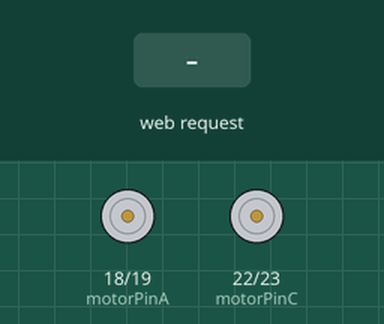
This sketch was run on a simulated ESP32. Parts: motor-driver pin pairs drawn as motors (green arrow = first pin HIGH = forward, orange = second pin HIGH = backward, longer = more drive). Inputs (shaded band) come from the test bench. What the sketch prints to the serial monitor is not drawn.

Above: at 1.2 s.
1.3 s: HTTP request GET /drive?x=1 received
At 1.6 s:
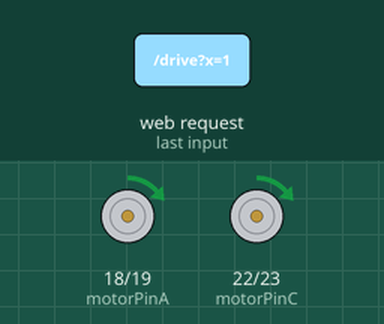
2.8 s: HTTP request GET /drive?x=120 received
At 3.9 s:
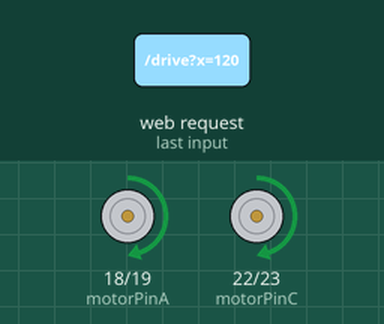
4.3 s: HTTP request GET /drive?y=1 received
At 5.1 s:
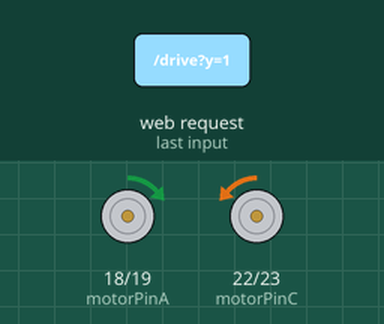
5.8 s: HTTP request GET /drive?y=120 received
At 6.2 s:
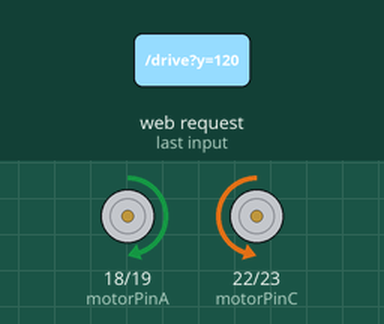
7.3 s: HTTP request GET /drive?x=1&y=1 received
At 8.5 s:
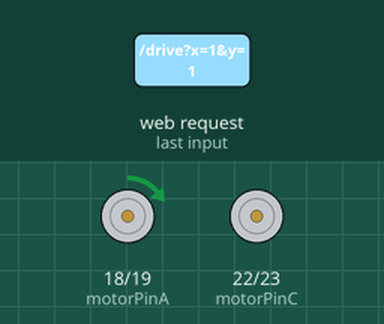
8.8 s: HTTP request GET /drive?x=120&y=120 received
At 9.7 s:
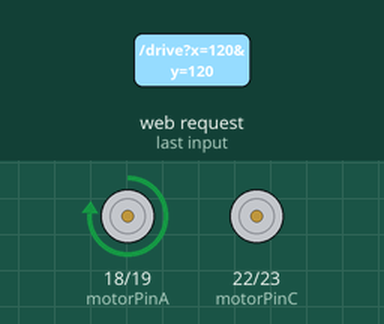
Timing chart, 0 to 11.3 s (numbered marks = the images above; inputs shaded):
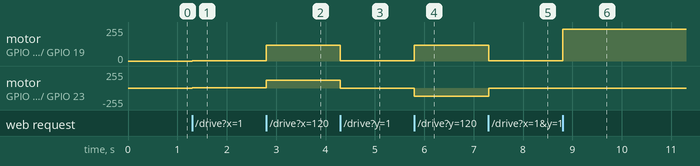

The sketch:

voiture_telecommander__robot.ino
```cpp
#include <WiFi.h>
#include <WebServer.h>


// --- Configuration des Pins ---
const int motorPinA = 18; const int motorPinB = 19;
const int motorPinC = 22; const int motorPinD = 23;


WebServer server(80);


// --- LA PAGE WEB (Le Joystick) ---
const char* html_page = R"=====(
<!DOCTYPE html>
<html>
<head>
  <meta charset="utf-8">
  <meta name="viewport" content="width=device-width, initial-scale=1, maximum-scale=1, user-scalable=no">
  <title>Robot Control</title>
  <style>
    body { background-color: #2c3e50; color: white; text-align: center; font-family: Arial, sans-serif; touch-action: none; margin: 0; padding-top: 50px; }
    #zone { width: 300px; height: 300px; background-color: #ecf0f1; border-radius: 20px; margin: 0 auto; position: relative; box-shadow: 0px 0px 20px rgba(0,0,0,0.5); }
    #stick { width: 80px; height: 80px; background-color: #e74c3c; border-radius: 50%; position: absolute; top: 110px; left: 110px; box-shadow: 0px 5px 10px rgba(0,0,0,0.3); }
    h1 { margin-bottom: 30px; }
  </style>
</head>
<body>
  <h1>Pilote ton Robot</h1>
  <div id="zone"><div id="stick"></div></div>


  <script>
    var zone = document.getElementById('zone');
    var stick = document.getElementById('stick');
    var isDragging = false;
    var lastSend = 0;


    function bouger(e) {
      if(!isDragging) return;
      e.preventDefault(); // Empêche l'écran de scroller sur téléphone

      var rect = zone.getBoundingClientRect();
      var clientX = e.touches ? e.touches[0].clientX : e.clientX;
      var clientY = e.touches ? e.touches[0].clientY : e.clientY;


      var x = clientX - rect.left;
      var y = clientY - rect.top;


      // Garder le joystick dans le carré
      x = Math.max(40, Math.min(x, 260));
      y = Math.max(40, Math.min(y, 260));


      stick.style.left = (x - 40) + 'px';
      stick.style.top = (y - 40) + 'px';


      // Ne pas saturer le robot : on envoie l'ordre toutes les 50ms
      var now = Date.now();
      if (now - lastSend > 50) {
        // Les mêmes calculs que dans App Inventor !
        var valX = Math.round((x - 150) * 1.7);
        var valY = Math.round((150 - y  ) * 1.7);
        fetch('/drive?x=' + valX + '&y=' + valY);
        lastSend = now;
      }
    }


    // Commandes Souris (PC)
    zone.addEventListener('mousedown', function(e){ isDragging = true; bouger(e); });
    window.addEventListener('mousemove', bouger);
    window.addEventListener('mouseup', arret);


    // Commandes Tactiles (Téléphone)
    zone.addEventListener('touchstart', function(e){ isDragging = true; bouger(e); }, {passive: false});
    window.addEventListener('touchmove', bouger, {passive: false});
    window.addEventListener('touchend', arret);


    function arret() {
      if(!isDragging) return;
      isDragging = false;
      stick.style.left = '110px';
      stick.style.top = '110px';
      fetch('/drive?x=0&y=0'); // Stoppe les moteurs
    }
  </script>
</body>
</html>
)=====";


void setup() {
  Serial.begin(115200);

  ledcAttach(motorPinA, 5000, 8); ledcAttach(motorPinB, 5000, 8);
  ledcAttach(motorPinC, 5000, 8); ledcAttach(motorPinD, 5000, 8);


  // Démarrage du WiFi
  WiFi.softAP("RobotJoystick", "12345678");
  Serial.println("Robot Pret ! IP: 192.168.4.1");


  // Envoi de la page Web (le joystick)
  server.on("/", []() {
    server.send(200, "text/html", html_page);
  });


  // Réception des ordres
  server.on("/drive", []() {
    int x = server.arg("x").toInt();
    int y = server.arg("y").toInt();


    piloter(y + x, y - x);
    server.send(200, "text/plain", "OK");
  });


  server.begin();
}


void loop() {
  server.handleClient();
}


// Fonction des moteurs (CORRIGÉE POUR INVERSER LE SENS)
void piloter(int g, int d) {
  g = constrain(g, -255, 255);
  d = constrain(d, -255, 255);


  // Moteur Gauche (Inversé)
  if (g > 0) {
    ledcWrite(motorPinA, abs(g)); ledcWrite(motorPinB, 0);
  } else if (g < 0) {
    ledcWrite(motorPinA, 0); ledcWrite(motorPinB, abs(g));
  } else {
    ledcWrite(motorPinA, 0); ledcWrite(motorPinB, 0);
  }


  // Moteur Droit (Inversé)
  if (d > 0) {
    ledcWrite(motorPinC, 0); ledcWrite(motorPinD, abs(d));
  } else if (d < 0) {
    ledcWrite(motorPinC, abs(d)); ledcWrite(motorPinD, 0);
  } else {
    ledcWrite(motorPinC, 0); ledcWrite(motorPinD, 0);
  }
}
```

Measured:
- after the input at 1.3 s, motor on GPIO 18 (motorPinA) / GPIO 19 (motorPinB), motor on GPIO 22 (motorPinC) / GPIO 23 (motorPinD): stopped → forward 1/255 at once
- after the input at 2.8 s, motor on GPIO 18 (motorPinA) / GPIO 19 (motorPinB), motor on GPIO 22 (motorPinC) / GPIO 23 (motorPinD): forward 1/255 → forward 120/255 at once
- after the input at 4.3 s, motor on GPIO 18 (motorPinA) / GPIO 19 (motorPinB): forward 120/255 → forward 1/255 at once; motor on GPIO 22 (motorPinC) / GPIO 23 (motorPinD): forward 120/255 → backward 1/255 at once
- after the input at 5.8 s, motor on GPIO 18 (motorPinA) / GPIO 19 (motorPinB): forward 1/255 → forward 120/255 at once; motor on GPIO 22 (motorPinC) / GPIO 23 (motorPinD): backward 1/255 → backward 120/255 at once
- after the input at 7.3 s, motor on GPIO 18 (motorPinA) / GPIO 19 (motorPinB): forward 120/255 → forward 2/255 at once; motor on GPIO 22 (motorPinC) / GPIO 23 (motorPinD): backward 120/255 → stopped at once
- after the input at 8.8 s, motor on GPIO 18 (motorPinA) / GPIO 19 (motorPinB): forward 2/255 → forward 239/255 at once
